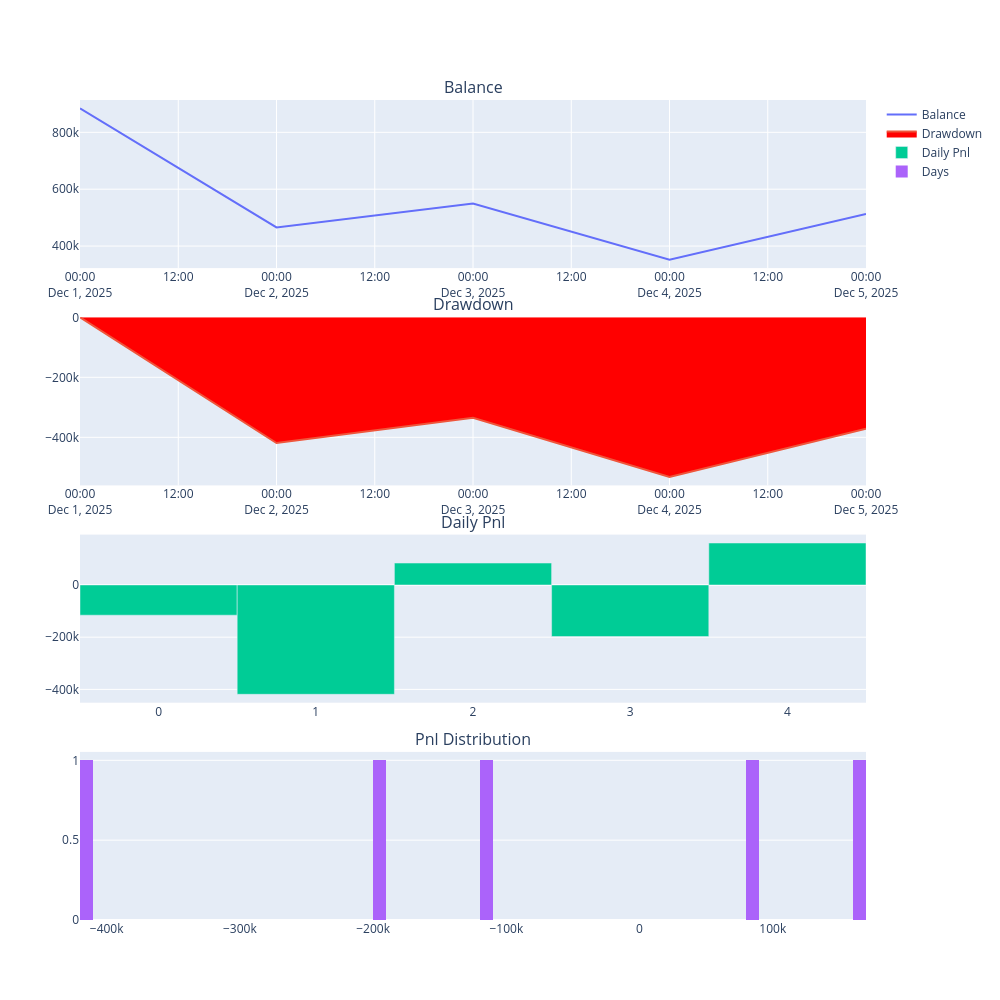

The notebook cell this image was saved under:
### Code cell
engine.load_data()
engine.run_backtesting()
df = engine.calculate_result()
engine.calculate_statistics()
engine.show_chart()

### Figure 1 — Plotly figure (JSON) as saved in the notebook; plotly's stock layout.template omitted (floating-point values rounded to 4 significant figures)
{"data": [{"mode": "lines", "name": "Balance", "x": ["2025-12-01", "2025-12-02", "2025-12-03", "2025-12-04", "2025-12-05"], "y": [884200.0, 465400.0, 549400.0, 352000.0, 512800.0], "type": "scatter", "xaxis": "x", "yaxis": "y"}, {"fill": "tozeroy", "fillcolor": "red", "mode": "lines", "name": "Drawdown", "x": ["2025-12-01", "2025-12-02", "2025-12-03", "2025-12-04", "2025-12-05"], "y": [0.0, -418800.0, -334800.0, -532200.0, -371400.0], "type": "scatter", "xaxis": "x2", "yaxis": "y2"}, {"name": "Daily Pnl", "y": [-115800.0, -418800.0, 84000.0, -197400.0, 160800.0], "type": "bar", "xaxis": "x3", "yaxis": "y3"}, {"name": "Days", "nbinsx": 100, "x": [-115800.0, -418800.0, 84000.0, -197400.0, 160800.0], "type": "histogram", "xaxis": "x4", "yaxis": "y4"}], "layout": {"xaxis": {"anchor": "y", "domain": [0.0, 1.0]}, "yaxis": {"anchor": "x", "domain": [0.795, 1.0]}, "xaxis2": {"anchor": "y2", "domain": [0.0, 1.0]}, "yaxis2": {"anchor": "x2", "domain": [0.53, 0.735]}, "xaxis3": {"anchor": "y3", "domain": [0.0, 1.0]}, "yaxis3": {"anchor": "x3", "domain": [0.265, 0.47]}, "xaxis4": {"anchor": "y4", "domain": [0.0, 1.0]}, "yaxis4": {"anchor": "x4", "domain": [0.0, 0.205]}, "annotations": [{"font": {"size": 16}, "showarrow": false, "text": "Balance", "x": 0.5, "xanchor": "center", "xref": "paper", "y": 1.0, "yanchor": "bottom", "yref": "paper"}, {"font": {"size": 16}, "showarrow": false, "text": "Drawdown", "x": 0.5, "xanchor": "center", "xref": "paper", "y": 0.735, "yanchor": "bottom", "yref": "paper"}, {"font": {"size": 16}, "showarrow": false, "text": "Daily Pnl", "x": 0.5, "xanchor": "center", "xref": "paper", "y": 0.47, "yanchor": "bottom", "yref": "paper"}, {"font": {"size": 16}, "showarrow": false, "text": "Pnl Distribution", "x": 0.5, "xanchor": "center", "xref": "paper", "y": 0.205, "yanchor": "bottom", "yref": "paper"}], "height": 1000, "width": 1000}}
